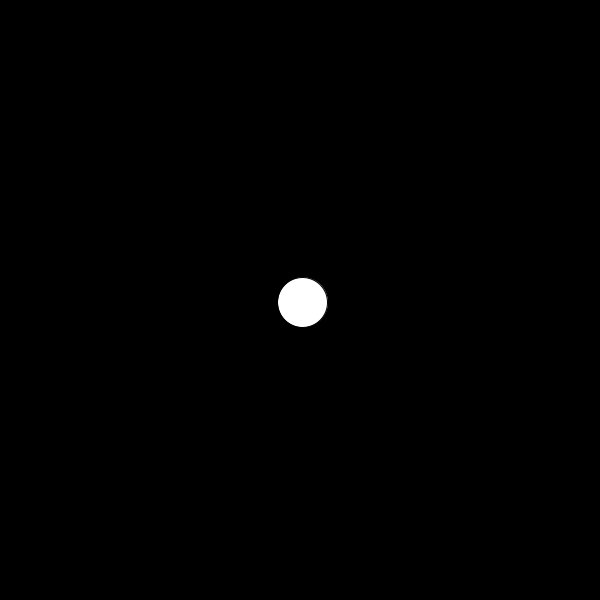
Frame 1 (no input)
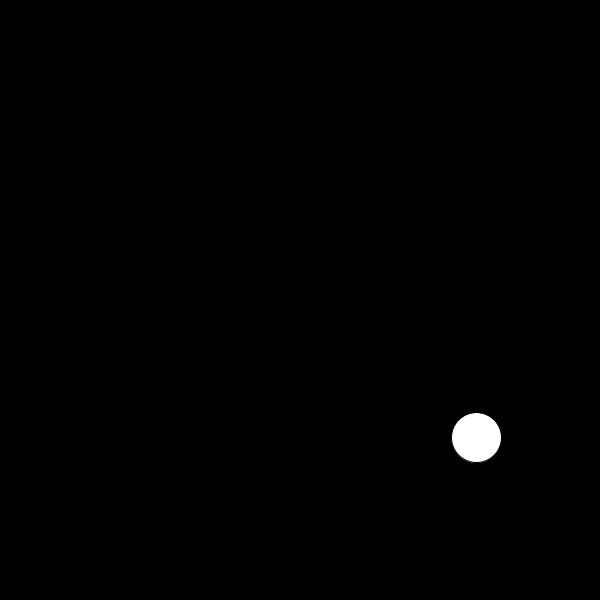
Frame 60 (the mouse pressed at the canvas centre just before this capture)
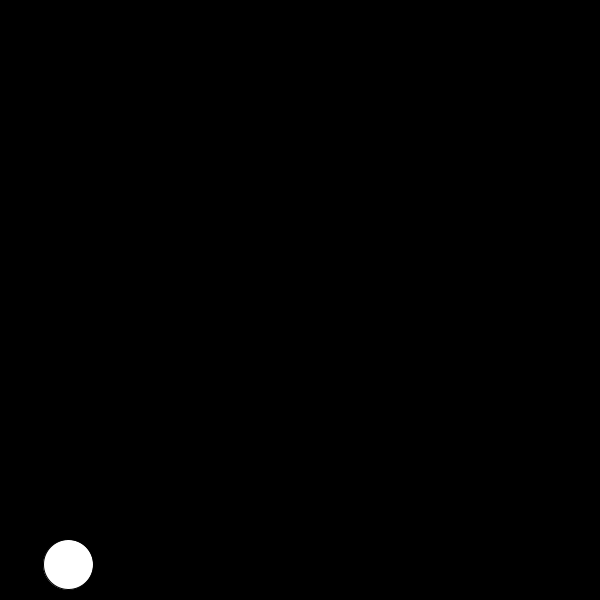
Frame 120 (the mouse held since frame 60 and released just before this capture)

The Processing sketch that drew these frames (run headless with seeded random() and noise(); from frame 60 on, the mouse is pressed at the canvas centre):

// Processing sketch: M2Q2
// ── M2Q2.pde
float x, y; 
float size = 50; 
float xSpeed, ySpeed; 

void setup(){
  size(600, 600); 
  
  x = width/2; 
  y = height/2; 
  
  xSpeed = random(1, 4); 
  ySpeed = random(1, 6); 
}

void draw(){
  background(0); 
  
  x = x + xSpeed; 
  y = y + ySpeed; 
  
  fill(255); 
  ellipse(x, y, size, size); 

  if(frameCount % 110 == 0){
    xSpeed = random(0, 5); 
    ySpeed = random(0, 5); 
  }
  
  if(x<=0 || x>=width){
    x=0;
  }
  if(y<=0 || y>=height){
    y=0;
  }
}
